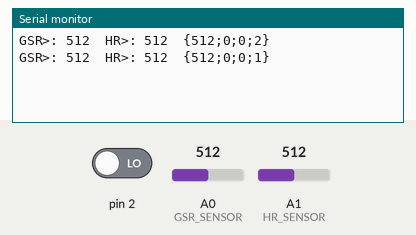
Bench run of a sketch on a simulated Arduino Uno, built with avr-gcc and run on an emulated ATmega328P. Parts: the last lines printed to the serial monitor. Inputs (shaded band) come from the test bench; at power-on: A0 (GSR_SENSOR) = 512, A1 (HR_SENSOR) = 512, pin 2 LOW.

Above: at 1.3 s.
1.4 s: A0 (GSR_SENSOR) set to 716
At 1.9 s:
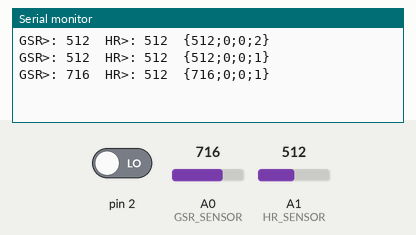
2.9 s: A1 (HR_SENSOR) set to 716
At 3.4 s:
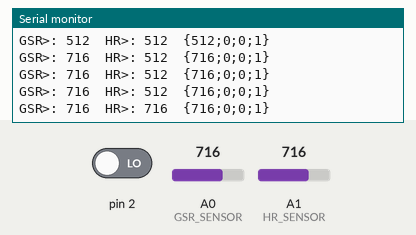
4.4 s: pin 2 driven HIGH
At 4.9 s:
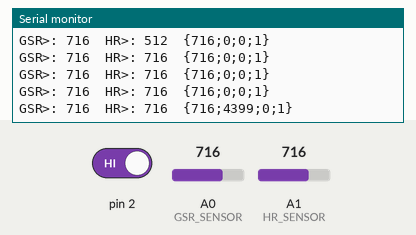
5.9 s: A0 (GSR_SENSOR) set to 900
At 6.4 s:
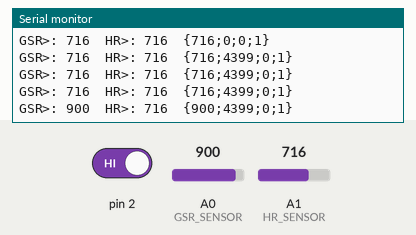
7.4 s: A1 (HR_SENSOR) set to 900
At 7.9 s:
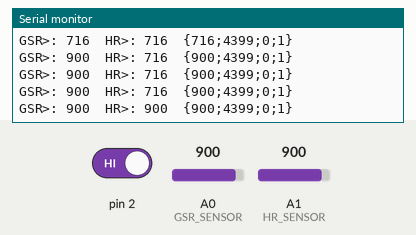
Timing chart, 0 to 9.9 s (numbered marks = the images above; inputs shaded):
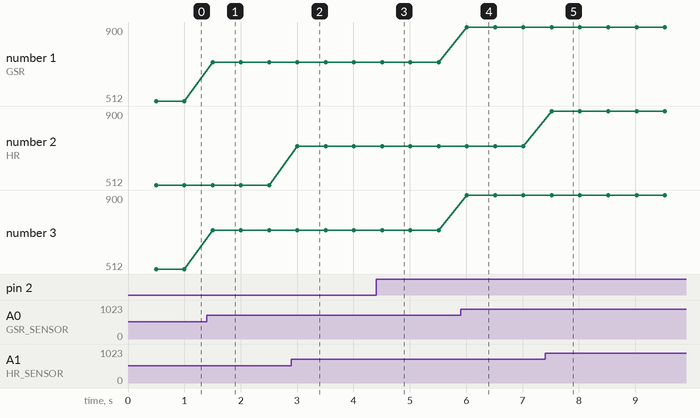

Measured:
- after the input at 1.4 s, the serial monitor: prints a new line after 0.10 s (image 1)
- after the input at 2.9 s, the serial monitor: prints a new line after 0.11 s (image 2)
- after the input at 4.4 s, the serial monitor: prints a new line after 0.11 s (image 3)
- after the input at 5.9 s, the serial monitor: prints a new line after 0.11 s (image 4)
- after the input at 7.4 s, the serial monitor: prints a new line after 0.12 s (image 5)
- plotted number 1: 512 → 716 after the input at 1.4 s, 716 → 900 after the input at 5.9 s
- plotted number 3: 512 → 716 after the input at 1.4 s, 716 → 900 after the input at 5.9 s

The sketch:

Arduinosketch.ino
```cpp
/**
 * GSR Sensor is connected to analog in A0
 */
const int GSR_SENSOR=A0;

/**
 * HR Sensor is connected to analog in A2
 */
const int HR_SENSOR=A1;

/**
 * The timestamp when the las heartbeat occurred.
 */
volatile unsigned long lastHearbeat = 0;

/**
 * The delta in milliseconds between the last heartbeats.
 */
volatile unsigned int hearbeatDelta = 0;

/**
 * Timeout counter as indicator, whether heartbeat data (interrupt) is available or not.
 */
volatile unsigned int heartbeatDataTimeout = 0;

/**
 * Counter for processing loops used to control timed tasks.
 */
unsigned int loopCounter = 0;

/**
 * The timestamp of the last serial transmission.
 */
unsigned long lastTransmission = 0;

/**
 * The Transmission interval in milliseconds.
 */
const unsigned int TRANSMISSION_INTERVAL = 100;

/**
 * Accumulated GSR values.
 * Accumulation will be used for grading.
 */
int gsrAccumulatedValues = 0;

/**
 * Accumulated HR values.
 * Accumulation will be used for grading.
 */
int HRAccumulatedValues = 0;


// the setup routine runs once when you press reset:
void setup() {
  // initialize serial communication at 9600 bits per second:
  Serial.begin(9600);
  attachInterrupt(0, interrupt, RISING);// Heartbeat detection: set interrupt 0,digital port 2
}


// the loop routine runs over and over again forever:
void loop() {

  loopCounter++;

  handleGSR();
  handleHeartbeat();


   // Check if serial transmission shall be performed:
   unsigned long now = millis();
   if(now - lastTransmission >= TRANSMISSION_INTERVAL) {
       lastTransmission = now;

       int gsrValue = computeGSRValue();
       int HRValue = computeHRValue();


        Serial.print("GSR>: "); Serial.print(analogRead(A0)); Serial.print("  ");
        Serial.print("HR>: "); Serial.print(analogRead(A1)); Serial.print("  ");


       // Send data via serial port:
       sendMessage(gsrValue, hearbeatDelta, HRValue, loopCounter);
       loopCounter = 0;


   }


  delay(500);        // delay in between reads for stability
}


/**
 * Send a message via serial port containing the given values.
 *
 * Example: '{534;899;234;99}\r\n'
 *
 * @param gsrValue The current GSR (galvanic skin response) value
 * @param heartbeatDelta The delta in milliseconds between the last two heatbeats, or 0, if invalid
 * @param HRValue the graded EMG value
 */
void sendMessage(int gsrValue, int heartbeatDeltaValue, int HRValue, int loopCounter) {
  Serial.print('{');
  Serial.print(gsrValue);
  Serial.print(';');
  Serial.print(heartbeatDeltaValue);
  Serial.print(';');
  Serial.print(HRValue);
  Serial.print(';');
  Serial.print(loopCounter);
  Serial.println('}');
}


/**
 * Takes measurement of the current GSR value and accumulates it for further grading.
 */
void handleGSR() {
  // read the GSR
  gsrAccumulatedValues += analogRead(GSR_SENSOR);
}


/**
 * Takes measurement of the current HR value and accumulates it for further grading.
 */
void handleHR() {
  // read the HR
  HRAccumulatedValues = analogRead(HR_SENSOR);
}


/**
 * Checks for heartbeat events or timeouts.
 */
void handleHeartbeat() {
  // Check indicator, if heartbeat data is available:
  if(heartbeatDataTimeout > 3000) {
      hearbeatDelta = 0; // no heart beat data available => invalidate
  }

  heartbeatDataTimeout++; // increase timeout counter
}


/**
 * Computes the graded GSR value using the accumulated GSR values.
 * @return the average value since last transmission
 */
int computeGSRValue() {
  int result =  gsrAccumulatedValues / loopCounter;
  gsrAccumulatedValues = 0; // reset for next run
  return result;
}


/**
 * Computes the graded HR value using the accumulated EMG values.
 * @return the average value since last transmission
 */
int computeHRValue() {
  //int result =  HRAccumulatedValues / loopCounter;
  //HRAccumulatedValues = 0; // reset for next run
  //return result;

  return HRAccumulatedValues;
}


/**
 * The ISR for heartbeat detection.
 */
void interrupt() {
  unsigned long now = millis();

  // Reset timeout counter (indicates that heartbeat data is available):
  heartbeatDataTimeout = 0;

  hearbeatDelta = now - lastHearbeat;
  lastHearbeat = now;
}
```
